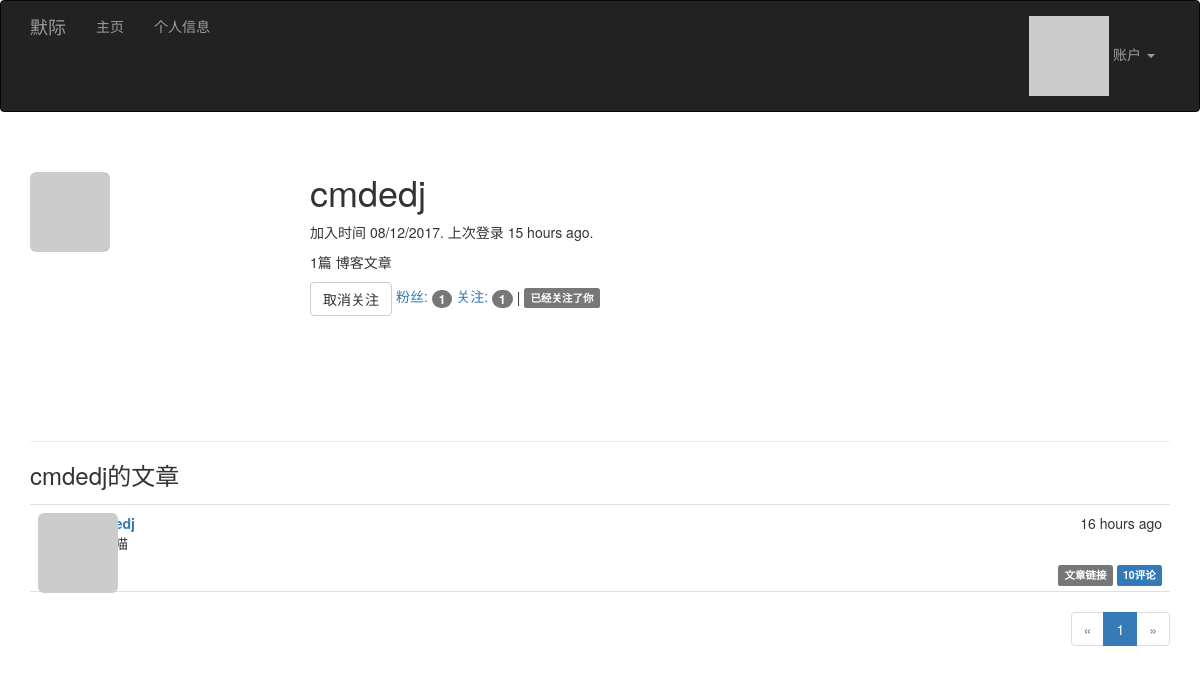
The app's page /user/cmdedj (signed in) with its own data.
### app/models.py (models this page shows, shortened)
class User(UserMixin, db.Model):
	__tablename__ = 'users'
	id = db.Column(db.Integer, primary_key=True)
	email = db.Column(db.String(64), unique=True, index=True)
	username = db.Column(db.String(64), unique=True, index=True)
	password_hash = db.Column(db.String(128))
	role_id = db.Column(db.Integer, db.ForeignKey('roles.id'))
	confirmed = db.Column(db.Boolean, default=False)
	name = db.Column(db.String(64))
	location = db.Column(db.String(64))
	about_me = db.Column(db.Text())
	member_since = db.Column(db.DateTime(), default=datetime.utcnow)
	last_seen = db.Column(db.DateTime(), default=datetime.utcnow)
	avatar_hash = db.Column(db.String(32))
	posts = db.relationship('Post', backref='author', lazy='dynamic')
	comments = db.relationship('Comment', backref='author', lazy='dynamic')
	followed = db.relationship('Follow',
							   foreign_keys=[Follow.follower_id],
							   backref=db.backref('follower', lazy='joined'),
							   lazy='dynamic',
							   cascade='all, delete-orphan')
	followers = db.relationship('Follow',
								foreign_keys=[Follow.followed_id],
								backref=db.backref('followed', lazy='joined'),
								lazy='dynamic',
								cascade='all, delete-orphan')
	@property
	def password(self):
		raise AttributeError('password is not a readable attribute')
	def can(self, permissions):
		return self.role is not None and \
			(self.role.permissions & permissions) == permissions
	def is_administrator(self):
		return self.can(Permission.ADMINISTER)
	def ping(self):
		self.last_seen = datetime.utcnow()
		db.session.add(self)
	def gravatar(self, size=100, default='identicon', rating='g'):
		if request.is_secure:
			url = 'https://secure.gravatar.com/avatar'
		else:
			url = 'http://www.gravatar.com/avatar'
		hash = self.avatar_hash or hashlib.md5(self.email.encode('utf-8')).hexdigest()
		return '{url}/{hash}?s={size}&d={default}&r={rating}'.format(url=url, hash=hash, size=size, default=default, rating=rating)
	def is_following(self, user):
		return self.followed.filter_by(
			followed_id=user.id).first() is not None

class Post(db.Model):
	__tablename__ = 'posts'
	id = db.Column(db.Integer, primary_key=True)
	body = db.Column(db.Text)
	timestamp = db.Column(db.DateTime, index=True, default=datetime.utcnow)
	author_id = db.Column(db.Integer, db.ForeignKey('users.id'))
	body_html = db.Column(db.Text)
	comments = db.relationship('Comment', backref='post', lazy='dynamic')

### app/main/views.py (the view)
@main.route('/user/<username>')
def user(username):
    user = User.query.filter_by(username=username).first()
    if user is None:
        abort(404)
    page = request.args.get('page', 1, type=int)
    pagination = user.posts.order_by(Post.timestamp.desc()).paginate(page, per_page=current_app.config['FLASKY_POSTS_PER_PAGE'], error_out=False)
    posts = pagination.items
    return render_template('user.html', user=user, posts=posts, pagination=pagination)

### app/auth/views.py (called while the page is built)
@auth.before_app_request
def before_request():
	if current_user.is_authenticated \
			and not current_user.confirmed \
			and request.endpoint[:5] != 'auth.' \
			and request.endpoint != 'static':
		return redirect(url_for('auth.unconfirmed'))

@auth.before_app_request
def before_request():
	if current_user.is_authenticated:
		current_user.ping()
		if not current_user.confirmed and request.endpoint[:5] != 'auth.':
			return redirect(url_for('auth.unconfirmed'))

### app/main/__init__.py (called while the page is built)
@main.app_context_processor
def inject_permissions():
	return dict(Permission=Permission)

### app/models.py (called while the page is built)
@login_manager.user_loader
def load_user(user_id):
	return User.query.get(int(user_id))

### app/templates/user.html (shortened to what this page needs)
{% extends "base.html" %}
{% import "_macros.html" as macros %}
{% block page_content %}
<div class="page-header">
    <img class="img-rounded profile-thumbnail" src="{{ user.gravatar(size=256) }}">
    <div class="profile-header">
        <h1>{{ user.username }}</h1>
        <p>加入时间 {{ moment(user.member_since).format('L') }}. 上次登录 {{ moment(user.last_seen).fromNow() }}.</p>
        <p>{{ user.posts.count() }}篇 博客文章</p>
        <p>
            {% if current_user.can(Permission.FOLLOW) and user != current_user %}
                {% if not current_user.is_following(user) %}
                <a href="{{ url_for('.follow', username=user.username) }}" class="btn btn-primary">关注</a>
                {% else %}
                <a href="{{ url_for('.unfollow', username=user.username) }}" class="btn btn-default">取消关注</a>
                {% endif %}
            {% endif %}
            <a href="{{ url_for('.followers', username=user.username) }}">粉丝: <span class="badge">{{ user.followers.count() - 1 }}</span></a>
            <a href="{{ url_for('.followed_by', username=user.username) }}">关注: <span class="badge">{{ user.followed.count() - 1 }}</span></a>
            {% if current_user.is_authenticated and user != current_user and user.is_following(current_user) %}
            | <span class="label label-default">已经关注了你</span>
            {% endif %}
        </p>
    </div>
</div>
<h3>{{ user.username }}的文章</h3>
{% include '_posts.html' %}
{% if pagination %}
<div class="pagination">
{{ macros.pagination_widget(pagination, '.index') }}
</div>
{% endif %}
{% endblock %}

### app/templates/_posts.html (shortened to what this page needs)
<ul class="posts">
    {% for post in posts %}
    <li class="post">
        <div class="post-thumbnail">
            <a href="{{ url_for('.user', username=post.author.username) }}">
                <img class="img-rounded profile-thumbnail" src="{{ post.author.gravatar(size=40) }}">
            </a>
        </div>
        <div class="post-content">
            <div class="post-date">{{ moment(post.timestamp).fromNow() }}</div>
            <div class="post-author"><a href="{{ url_for('.user', username=post.author.username) }}">{{ post.author.username }}</a></div>
            <div class="post-body">
			{% if post.body_html %}
				{{ post.body_html | safe }}
			{% else %}
				{{ post.body }}
			{% endif %}
			</div>
			<div class="post-footer">
                <a href="{{ url_for('.post', id=post.id) }}">
                    <span class="label label-default">文章链接</span>
                </a>
				<a href="{{ url_for('.post', id=post.id) }}#comments"><span class="label label-primary">{{ post.comments.count() }}评论</span> 				</a>
            </div>
        </div>
    </li>
    {% endfor %}
</ul>

### app/static/styles.css (style rules this page uses)
.profile-thumbnail { position: absolute; }
.profile-header { min-height: 260px; margin-left: 280px; }
ul.posts { list-style-type: none; padding: 0px; margin: 16px 0px 0px 0px; border-top: 1px solid #e0e0e0; }
ul.posts li.post { padding: 8px; border-bottom: 1px solid #e0e0e0; }
div.post-date { float: right; }
div.post-author { font-weight: bold; }
div.post-thumbnail { position: absolute; }
div.post-content { margin-left: 48px; min-height: 48px; }
div.post-footer { text-align: right; }
div.pagination { width: 100%; text-align: right; padding: 0px; margin: 0px; }

### records on screen
User: username "cmdedj", member_since "08/12/2017", last_seen "15 hours ago"
Post: timestamp "16 hours ago", comments.count "10"

### other values on screen
{{ user.posts.count() }} "1"
{{ user.followers.count() - 1 }} "1"
{{ user.followed.count() - 1 }} "1"
{{ p }} "1"
